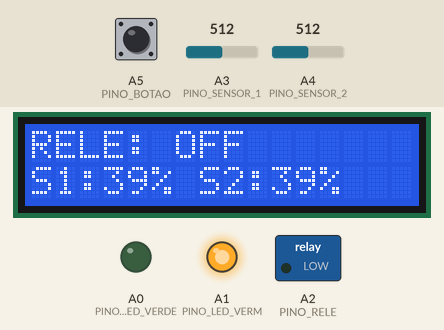
Simulated run of this sketch. Board: Arduino Uno, built with avr-gcc and run on an emulated ATmega328P. Shown: 16×2 character LCD, switched loads named in the sketch (green lamp = pin HIGH), output pins drawn as LEDs (lit = HIGH). Inputs (shaded band) come from the test bench; at power-on: A5 (PINO_BOTAO) HIGH, A3 (PINO_SENSOR_1) = 512, A4 (PINO_SENSOR_2) = 512. Pins used as bus, display or sensor lines are not drawn.

Above: at 1.2 s.
1.3 s: A5 (PINO_BOTAO) pulled LOW for 0.15 s
At 2.7 s:
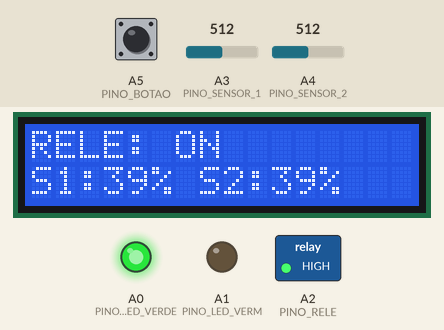
3.0 s: A3 (PINO_SENSOR_1) set to 716
At 3.26 s:
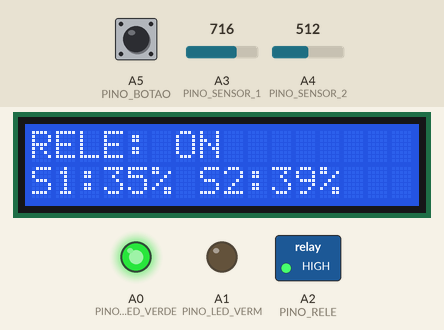
4.6 s: A4 (PINO_SENSOR_2) set to 716
At 4.85 s:
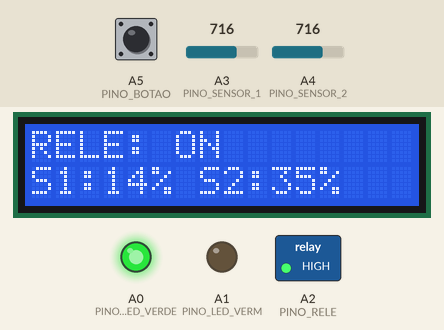
6.2 s: A5 (PINO_BOTAO) pulled LOW for 1 s
At 6.7 s:
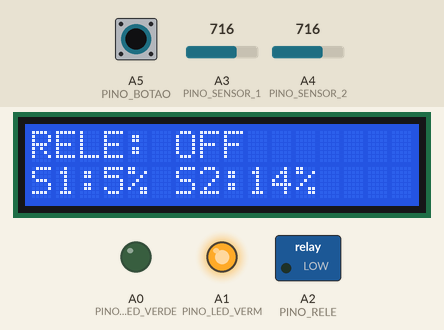
7.8 s: A3 (PINO_SENSOR_1) set to 511
At 7.94 s:
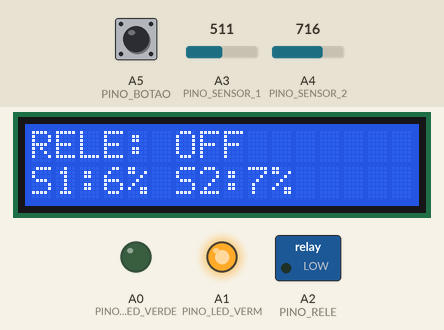
9.3 s: A4 (PINO_SENSOR_2) set to 511
At 9.53 s:
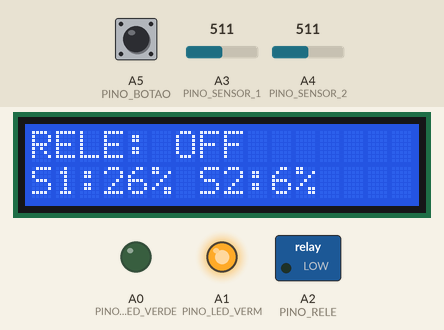
Timing chart, 0 to 11.9 s (numbered marks = the images above; inputs shaded):
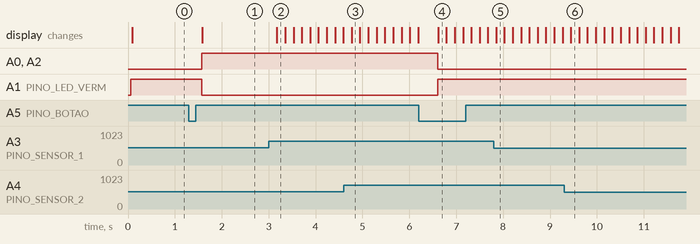

The sketch:

irrigacao_com_bomba.ino
```cpp
#include <LiquidCrystal.h>

// Configuração exata do seu display LCD
LiquidCrystal lcd(2,3,4,6,7,8,9,10,11,12,13);

const int PINO_LED_VERDE = A0;
const int PINO_LED_VERM  = A1;
const int PINO_RELE      = A2;
const int PINO_SENSOR_1  = A3;
const int PINO_SENSOR_2  = A4;
const int PINO_BOTAO     = A5;

#define RELE_LIGADO    HIGH
#define RELE_DESLIGADO LOW

bool sistemaLigado = false;
int ultimoEstadoBotao = HIGH;

// Variáveis para guardar o valor suavizado (Filtro)
float umidadeFiltrada1 = -1;
float umidadeFiltrada2 = -1;

void setup() {
  lcd.begin(16,2);
  pinMode(PINO_LED_VERDE, OUTPUT);
  pinMode(PINO_LED_VERM, OUTPUT);
  pinMode(PINO_RELE, OUTPUT);
  pinMode(PINO_BOTAO, INPUT_PULLUP);

  digitalWrite(PINO_RELE, RELE_DESLIGADO);
  digitalWrite(PINO_LED_VERDE, LOW);
  digitalWrite(PINO_LED_VERM, HIGH);

  lcd.setCursor(0, 0);
  lcd.print("RELE: OFF       ");

  const int pinoBacklight = 9;
  analogWrite(pinoBacklight, 64);
}

void loop() {
  // 1. Coleta uma média rápida de 10 leituras brutas para matar o ruído elétrico
  long soma1 = 0;
  long soma2 = 0;
  int amostras = 10;

  for (int i = 0; i < amostras; i++) {
    soma1 += analogRead(PINO_SENSOR_1);
    soma2 += analogRead(PINO_SENSOR_2);
    delay(2);
  }

  int valorBruto1 = soma1 / amostras;
  int valorBruto2 = soma2 / amostras;

  // Converte para porcentagem
  int umidadeInstantanea1 = map(valorBruto1, 650, 300, 0, 100);
  int umidadeInstantanea2 = map(valorBruto2, 650, 300, 0, 100);

  umidadeInstantanea1 = constrain(umidadeInstantanea1, 0, 100);
  umidadeInstantanea2 = constrain(umidadeInstantanea2, 0, 100);

  // 2. Aplica o Filtro de Suavização (Exponential Moving Average)
  // O fator 0.1 significa que 90% do valor vem da média anterior e 10% da leitura nova.
  // Isso trava o número e elimina qualquer saltinho brusco na tela.
  if (umidadeFiltrada1 == -1) {
    umidadeFiltrada1 = umidadeInstantanea1; // Inicializa na primeira passada
    umidadeFiltrada2 = umidadeInstantanea2;
  } else {
    umidadeFiltrada1 = (umidadeFiltrada1 * 0.90) + (umidadeInstantanea1 * 0.10);
    umidadeFiltrada2 = (umidadeFiltrada2 * 0.90) + (umidadeInstantanea2 * 0.10);
  }

  // Converte para inteiro para exibir bonitinho no LCD
  int umidadeFinal1 = (int)(umidadeFiltrada1 + 0.5);
  int umidadeFinal2 = (int)(umidadeFiltrada2 + 0.5);

  // 3. Leitura do botão com debounce
  int leituraBotao = digitalRead(PINO_BOTAO);

  if (ultimoEstadoBotao == HIGH && leituraBotao == LOW) {
    sistemaLigado = !sistemaLigado;
    delay(250);
  }
  ultimoEstadoBotao = leituraBotao;

  const int pinoBacklight = 9;

  // 4. Controle dos atuadores (LEDs, Relé e LCD Linha 1)
  if (sistemaLigado == true) {
    digitalWrite(PINO_RELE, RELE_LIGADO);
    digitalWrite(PINO_LED_VERDE, HIGH);
    digitalWrite(PINO_LED_VERM, LOW);

    lcd.setCursor(0, 0);
    lcd.print("RELE: ON        ");
    analogWrite(pinoBacklight, 255);
  } else {
    digitalWrite(PINO_RELE, RELE_DESLIGADO);
    digitalWrite(PINO_LED_VERDE, LOW);
    digitalWrite(PINO_LED_VERM, HIGH);

    lcd.setCursor(0, 0);
    lcd.print("RELE: OFF       ");
    analogWrite(pinoBacklight, 64);
  }

  // 5. Exibe os valores estáveis na Linha 2 do LCD
  lcd.setCursor(0, 1);
  lcd.print("S1:");
  lcd.print(umidadeFinal1);
  lcd.print("% ");

  lcd.print("S2:");
  lcd.print(umidadeFinal2);
  lcd.print("%   ");

  delay(150);
}
```

Measured:
- after the input at 1.3 s, A0 (PINO_LED_VERDE), A2 (PINO_RELE): LOW → HIGH after 0.28 s; A1 (PINO_LED_VERM): HIGH → LOW after 0.28 s; the display: changes after 0.28 s (image 1)
- after the input at 3.0 s, the display: changes after 0.18 s (image 2)
- after the input at 6.2 s, A0 (PINO_LED_VERDE), A2 (PINO_RELE): HIGH → LOW after 0.41 s; A1 (PINO_LED_VERM): LOW → HIGH after 0.41 s; the display: changes after 0.41 s (image 4)
